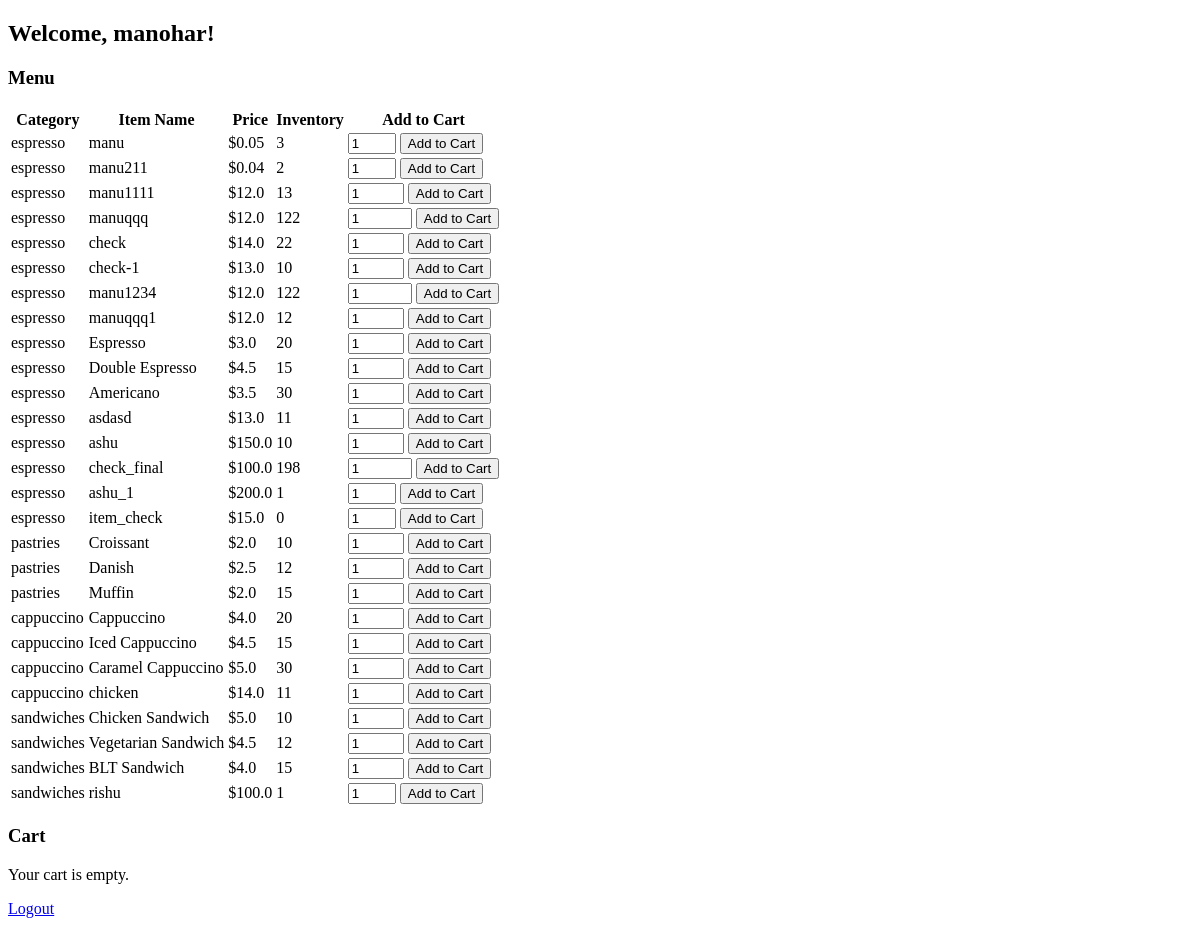
Before: /user/dashboard (signed in) with the older database file.
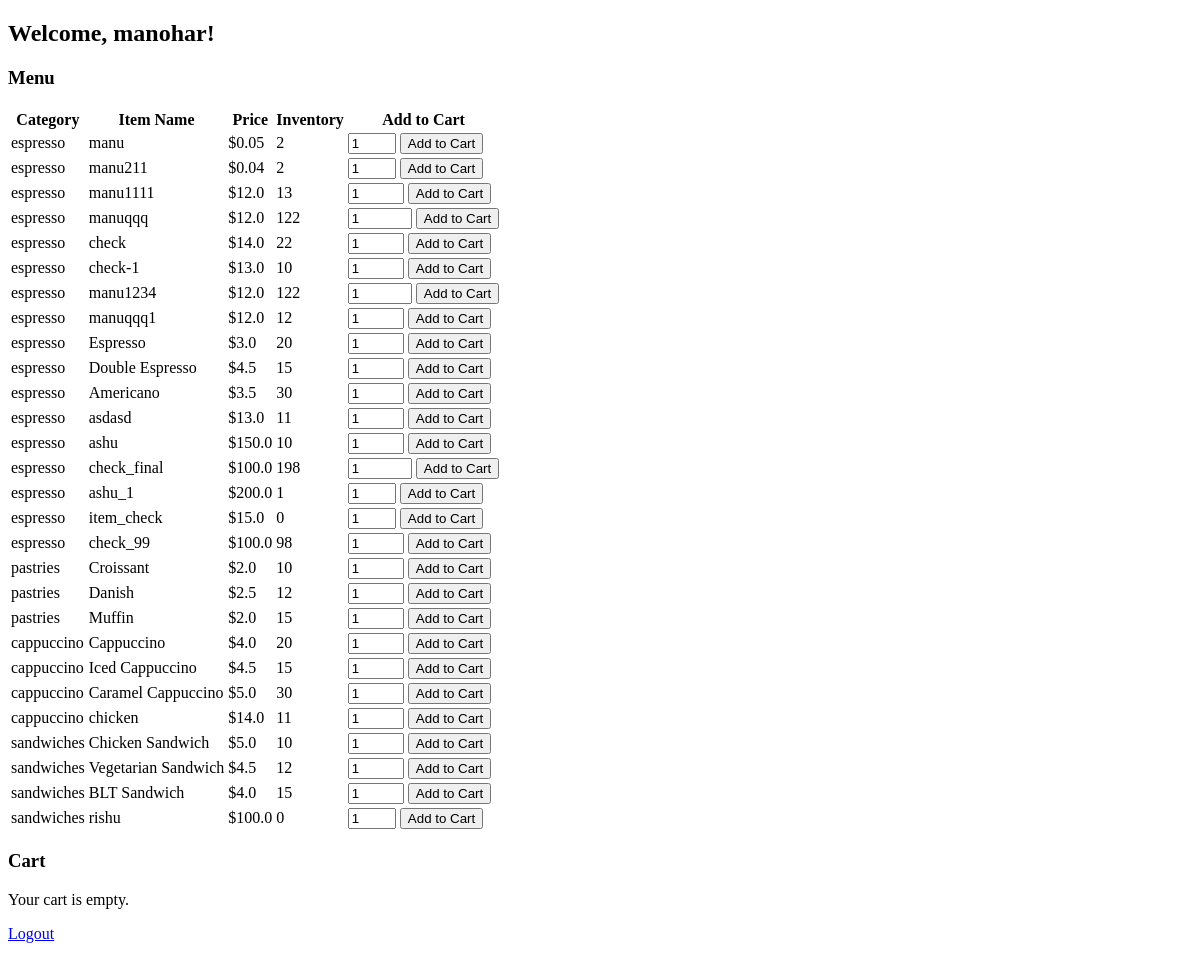
After: the same page with the newer database file.
### app.py (models this page shows)
class MenuItem(db.Model):
    id = db.Column(db.Integer, primary_key=True)
    name = db.Column(db.String(100), nullable=False)
    price = db.Column(db.Float, nullable=False)
    quantity = db.Column(db.Integer, nullable=False)
    category = db.Column(db.String(50), nullable=False)

### app.py (the view, shortened to what this page needs)
@app.route('/user/dashboard', methods=['GET', 'POST'])
def user_dashboard():
    if 'user_email' not in session:
        flash("You need to log in as a user to access the dashboard.", "error")
        return redirect(url_for('user_login'))
    user = User.query.filter_by(email=session['user_email']).first()
    cart = session.get('cart', [])  # Initialize cart as an empty list if not found in session
    menu = {}
    categories = set(item.category for item in MenuItem.query.distinct(MenuItem.category))
    for category in categories:
        items = MenuItem.query.filter_by(category=category).all()
        menu[category] = {item.name: {'price': item.price, 'quantity': item.quantity} for item in items}
    total_price = sum(item['subtotal'] for item in cart)
    return render_template('user_dashboard.html', user_name=user.first_name, menu=menu, cart_items=cart, total_price=total_price)

### templates/user_dashboard.html (shortened to what this page needs)
<!DOCTYPE html>
<html>
<head>
</head>
<body>
    <h2>Welcome, {{ user_name }}!</h2>
    <h3>Menu</h3>
<table>
    <tr>
        <th>Category</th>
        <th>Item Name</th>
        <th>Price</th>
        <th>Inventory</th>
        <th>Add to Cart</th>
    </tr>
    {% for category, items in menu.items() %}
        {% for item_name, item_data in items.items() %}
            <tr>
                <td>{{ category }}</td>
                <td>{{ item_name }}</td>
                <td>${{ item_data.price }}</td>
                <td>{{ item_data.quantity }}</td>
                <td>
                    <form action="{{ url_for('user_dashboard') }}" method="post">
                        <input type="number" name="quantity" min="1" max="{{ item_data.quantity }}" value="1">
                        <button type="submit">Add to Cart</button>
                    </form>
                </td>
            </tr>
        {% endfor %}
    {% endfor %}
</table>
    <h3>Cart</h3>
    {% if cart_items %}
        <table>
            <tr>
                <th>Item Name</th>
                <th>Quantity</th>
                <th>Price</th>
                <th>Subtotal</th>
            </tr>
            {% for item in cart_items %}
                <tr>
                    <td>{{ item['name'] }}</td>
                    <td>{{ item['quantity'] }}</td>
                    <td>${{ item['price'] }}</td>
                    <td>${{ item['subtotal'] }}</td>
                </tr>
            {% endfor %}
        </table>
        <p>Total Price: ${{ total_price }}</p>
        <form action="{{ url_for('place_order') }}" method="post">
            <button onclick="placeOrder()">Place Order</button>
        </form>
    {% else %}
        <p>Your cart is empty.</p>
    {% endif %}
    <p><a href="{{ url_for('logout') }}">Logout</a
{% with messages = get_flashed_messages() %}
{% endwith %}

Changed rows visible on the page:
changed MenuItem "espresso": quantity "3" → "2"
added MenuItem: {{ category }} "espresso", name "check_99", price "100.0", quantity "98"
changed MenuItem "rishu": quantity "1" → "0"
